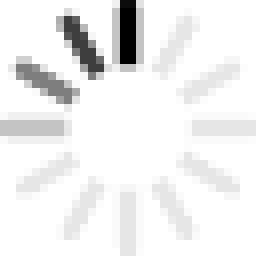
#> input picture rental-app-frontend/src/assets/images/ajax-loader.gif, 32 x 32 px, found by its file name (shown 8 times larger); its folder holds only this picture in this run
$ python conversion.py
#> lines starting #> are read from the running program, lines starting #| are printed output that depends on the picture
# Imports
import os
import cv2
import imutils
import random
import numpy as np
from skimage import transform as tf
from skimage.util import random_noise

# Read images
originalImages = os.listdir("./images")

# Rotate images by 15
for originalImage in originalImages:
  image = cv2.imread(f"./images/{originalImage}")
#> image is the input picture: shape (32, 32, 3); min 0, max 255, mean 238.8
  randomAngle = random.randint(10, 20)
  rotated = imutils.rotate(image, angle=randomAngle)
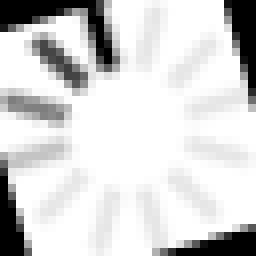
#> rotated: shape (32, 32, 3) (shown 8 times larger); min 0, max 255, mean 211.8
  cv2.imwrite(f'./converted/rotated_by_15_{originalImage}', rotated)

# Rotate images by -15
for originalImage in originalImages:
  image = cv2.imread(f"./images/{originalImage}")
  randomAngle = random.randint(10, 20)
  rotated = imutils.rotate(image, angle=-randomAngle)
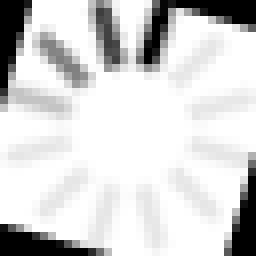
#> rotated: shape (32, 32, 3) (shown 8 times larger); min 0, max 255, mean 211.8
  cv2.imwrite(f'./converted/rotated_by_-15_{originalImage}', rotated)

# Rotate images horizontally
for originalImage in originalImages:
  image = cv2.imread(f"./images/{originalImage}")
  flipped = cv2.flip(image, 1)
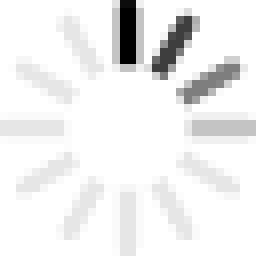
#> flipped: shape (32, 32, 3) (shown 8 times larger); min 0, max 255, mean 238.8
  cv2.imwrite(f'./converted/flipped_{originalImage}', flipped)

# Add noise to image
for originalImage in originalImages:
  image = cv2.imread(f"./images/{originalImage}")
  noised_image = random_noise(image, mode='s&p',amount=0.1)
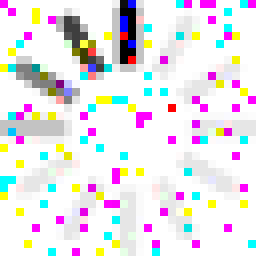
#> noised_image: shape (32, 32, 3) float64 (shown 8 times larger); mean B, G, R 0.908, 0.892, 0.906
  noised_image = np.array(255*noised_image, dtype = 'uint8')
  cv2.imwrite(f'./converted/noised_{originalImage}', noised_image)

# Blur image
for originalImage in originalImages:
  image = cv2.imread(f"./images/{originalImage}")
  blured = cv2.blur(image,(5,5))
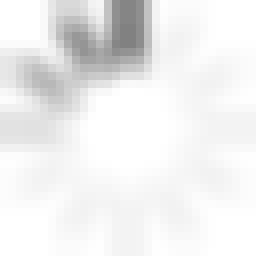
#> blured: shape (32, 32, 3) (shown 8 times larger); min 129, max 255, mean 238.6
  cv2.imwrite(f'./converted/blured_{originalImage}', blured)

# Affin transformation
pts1 = np.float32([[50, 50],
                  [200, 50],
                  [50, 200]])

pts2 = np.float32([[10, 100],
                  [200, 50],
                  [100, 250]])
M = cv2.getAffineTransform(pts1, pts2)

for originalImage in originalImages:
  image = cv2.imread(f"./images/{originalImage}")
  rows, cols, ch = image.shape
#> rows = 32; cols = 32; ch = 3
  transformed = cv2.warpAffine(image, M, (cols, rows))
#> transformed: shape (32, 32, 3); every value is 0
  cv2.imwrite(f'./converted/affin_{originalImage}', transformed)

$ run again, on rental-app-frontend/src/assets/images/careers-1-570x368.jpg
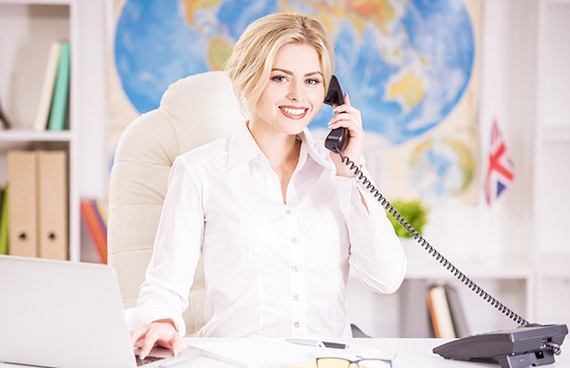
#> input picture rental-app-frontend/src/assets/images/careers-1-570x368.jpg, 570 x 368 px, found by its file name
#> image is the input picture: shape (368, 570, 3); mean B, G, R 209.1, 208.8, 216.8
#> `flipped = cv2.flip(image, 1)`:
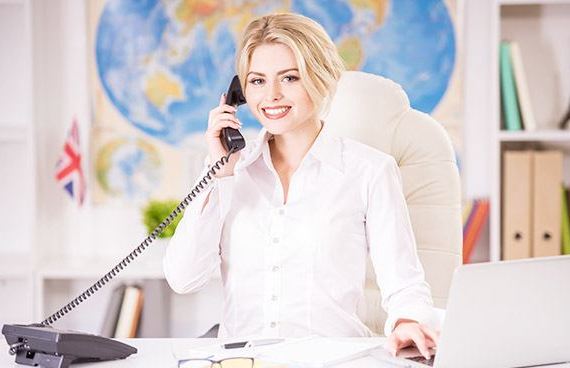
#> flipped: shape (368, 570, 3); mean B, G, R 209.1, 208.8, 216.8
#> `transformed = cv2.warpAffine(image, M, (cols, rows))`:
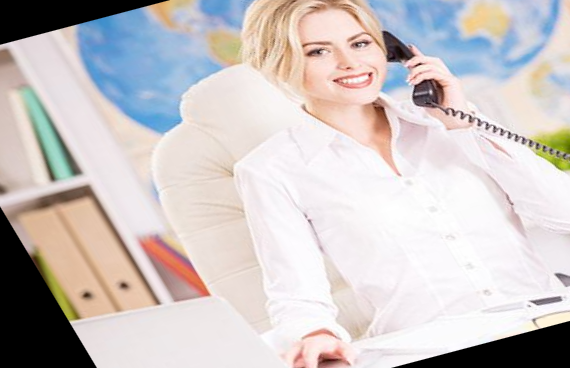
#> transformed: shape (368, 570, 3); mean B, G, R 196.6, 197.3, 204

$ run again, on rental-app-frontend/src/assets/images/comment-1-48x48.jpg
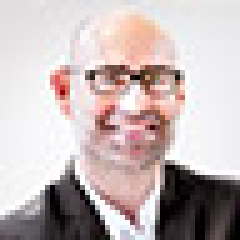
#> input picture rental-app-frontend/src/assets/images/comment-1-48x48.jpg, 48 x 48 px, found by its file name (shown 5 times larger)
#> image is the input picture: shape (48, 48, 3); mean B, G, R 183.1, 183.8, 196.7
#> `rotated = imutils.rotate(image, angle=-randomAngle)`:
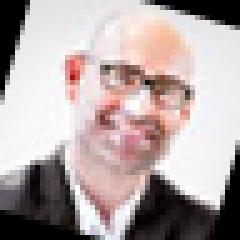
#> rotated: shape (48, 48, 3) (shown 5 times larger); mean B, G, R 164.7, 165.5, 178.2
#> `blured = cv2.blur(image,(5,5))`:
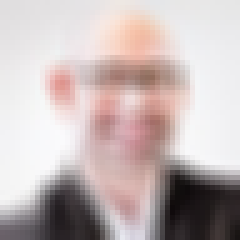
#> blured: shape (48, 48, 3) (shown 5 times larger); mean B, G, R 183.2, 183.8, 196.8
#> transformed: shape (48, 48, 3); every value is 0
